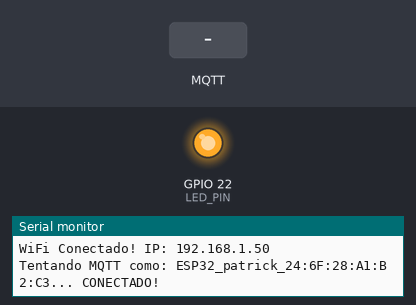
The sketch below on a simulated ESP32. Parts: output pins drawn as LEDs (lit = HIGH), the last lines printed to the serial monitor. The test bench sets the inputs (shaded band). WiFi joins after 1.5 s; servers stay silent unless stated; no MQTT or app messages arrive unless stated.

Above: at 5.8 s.
5.9 s: MQTT message "0" arrives on the first subscribed topic
At 6.3 s:
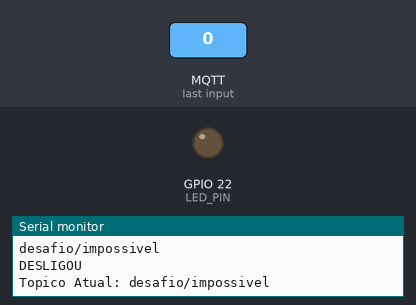
7.4 s: MQTT message "1" arrives on the first subscribed topic
At 8.7 s:
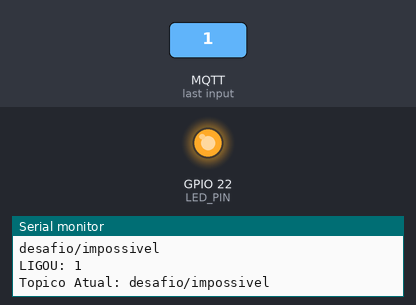
Timing chart, 0 to 10.4 s (numbered marks = the images above; inputs shaded):
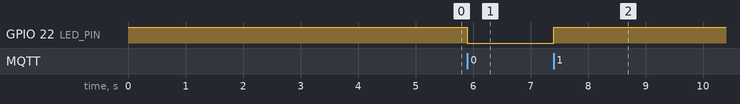

The sketch:

desafioImpossivel.ino
```cpp
/**
 * @author    patrosque
 * @brief     Cliente MQTT Industrial para IoT (ESP32).
 * Implementa protocolo Pub/Sub com LWT (Last Will),
 * reconexão não-bloqueante e identidade única via MAC.
 * @version   2.0.0 (Migração HTTP -> MQTT)
 * @date      2026-01-15
 */


#include <WiFi.h>
#include <PubSubClient.h>
#include "env.h"

WiFiClient espClient;
PubSubClient client(espClient);

hw_timer_t *timer = NULL;
unsigned long tempo = 0;
bool isConnected = false;

//callback do wifi
void WiFiEvent(WiFiEvent_t event) {
    switch(event) {
        case ARDUINO_EVENT_WIFI_STA_GOT_IP:
            Serial.println("WiFi Conectado! IP: " + WiFi.localIP().toString());
            break;
        case ARDUINO_EVENT_WIFI_STA_DISCONNECTED:
            Serial.println("WiFi perdido. O driver tentará reconectar sozinho...");
            break;
    }
}

int estaLigado = 0;
int nomeEnviado = 0;
int souEu = 0;

void callback(char* topic, byte* payload, unsigned int length) {

  Serial.print("Lendo Tópico: ");
  Serial.println(topic);
  String guardar = String(topic);

  // LE O QUE TA ESCRITO NO TOPICO
  String msg = "";
  for (unsigned int i = 0; i < length; i++) {                     //transforma o payload recebido do mqtt para string
    msg += (char)payload[i];
  }
  //

  if (String(topic) == topico_comando){
    //Serial.print("Lendo Tópico DENTRO DO IF: ");
    Serial.println(topic);
    if (msg == "1") {
        //Serial.print("Lendo Tópico DENTRO DO IF 2: ");
        Serial.println(topic);
        digitalWrite(LED_PIN, 1);
        estaLigado = 1;
        Serial.print("LIGOU: ");
        Serial.println(estaLigado);
        client.publish(topico_id, "0", true);
        client.publish(topico_nomes, "", true);
      }
      else if (msg == "0") {
        // AGUARDE SER 1
        digitalWrite(LED_PIN, 0);
        estaLigado = 0;
        Serial.println("DESLIGOU");
      }
  }

  // VERIFICA SE É TOPICO DE ID E SE TA LIGADO
  Serial.print("Topico Atual: ");
  Serial.println(guardar);

  if ((String(guardar) == String(topico_id)) && (estaLigado == 1)){
    //Serial.println("Entrando em Tópico ID");
    if(msg == String(meu_id - 1)){

      souEu = 1;
      Serial.println("SOU EU!");
    }
  }

  if((String(topic) == String(topico_nomes)) && (souEu == 1)){

    msg += meu_nome;

    client.publish(topico_nomes, msg.c_str(), true);
    client.publish(topico_id, String(meu_id).c_str(), true);
    souEu = 0;

    // Serial.println("Meu ID: ");
    // Serial.print(meu_id);
    Serial.println("Nome Registrado: ");
    Serial.print(msg);
  }
}

boolean attemptMqttConnection() {                                     //função de Tentativa de Conexão (Retorna true/false, não trava o código)

  String clientId = String(mqtt_client_id) + "_" + String(WiFi.macAddress()); //gera ID Único (Evita colisão entre alunos)

  Serial.print("Tentando MQTT como: " + clientId + "... ");

  if (client.connect(
        clientId.c_str(),                                               //ID DO CLIENTE: Quem sou eu? (Ex: "ESP32_Patrick_MAC")
        NULL,                                                           //USUÁRIO: Tem login? (NULL pois o HiveMQ é público/anônimo)
        NULL,                                                           //SENHA: Tem senha? (NULL pois o HiveMQ é público/anônimo)
        topico_comando,                                                  //TÓPICO DO TESTAMENTO (LWT): Onde publicar se a conexão cair?
        0,                                                              //QoS DO TESTAMENTO: Qual a prioridade? (0 = mais rápido/leve)
        true,                                                           //RETAIN (FIXAR): true = A mensagem fica "colada" no tópico
        "OFFLINE"                                                       //MENSAGEM DO TESTAMENTO: O que o Broker deve gritar por mim?
     )) {

    Serial.println("CONECTADO!");
    client.subscribe(topico_comando);                                   //assina o tópico de comando
    client.subscribe(topico_id);
    client.subscribe(topico_nomes);
    return true;
  }
  else {
    Serial.print("Falha. rc=");
    Serial.print(client.state());
    return false;
  }
}

void IRAM_ATTR onTimer() {
  if (!isConnected)                                                      //interrupção a cada 1ms, só incrementa se não estiver conectado
    tempo++;
}

void setup() {

  Serial.begin(115200);

  //configuração dos pinos que serão controlados pelo servidor
  pinMode(LED_PIN, OUTPUT);
  digitalWrite(LED_PIN, HIGH);

  //configuração do wifi
  WiFi.onEvent(WiFiEvent);
  WiFi.mode(WIFI_STA);
  WiFi.begin(WIFI_SSID, WIFI_PASS);

  //configuração do mqtt
  client.setServer(mqtt_server, mqtt_port);
  client.setCallback(callback);

  //configuração do timer
  timer = timerBegin(1000000);
  timerAttachInterrupt(timer, &onTimer);
  timerAlarm(timer, 1000, true, 0);
}

void loop() {
  taConectado();
}

void taConectado(){
if (!client.connected()) {
    isConnected = false;
    if (tempo > 5000) {                                     // Só tenta conectar se já passaram 5 segundos desde a última vez
      tempo = 0;
      if (attemptMqttConnection())                          // Tenta conectar. Se falhar, o loop continua rodando (não trava o Wi-Fi)
        tempo = 0;
    }
  }
  else {
    isConnected = true;
    client.loop();                                          // Se está conectado, mantém o Keep Alive
  }
}
```

env.h
```cpp
#ifndef ENV_H
#define ENV_H

#define WIFI_SSID "BTIA_SON5CT"
#define WIFI_PASS "IUVr4qSh8kQe"
#define LED_PIN 22                                                             //led que já vem soldado na esp32

const char* mqtt_server = "broker.hivemq.com";
const char* mqtt_client_id = "ESP32_patrick";

const char* topico_comando = "desafio/impossivel"; // Comando 1 ou 0
const char* topico_id  = "desafio/id"; // Ler e passar pro prox ID
const char* topico_nomes  = "desafio/nomes"; // Lista de Nomes

const int   mqtt_port = 1883;

const int   meu_id = 9; // TROCAR SEU ID AQUI
const char* meu_nome = "Lays";

#endif
```

Measured:
- after the input at 5.9 s, GPIO 22 (LED_PIN): HIGH → LOW at once
- after the input at 7.4 s, GPIO 22 (LED_PIN): LOW → HIGH at once
